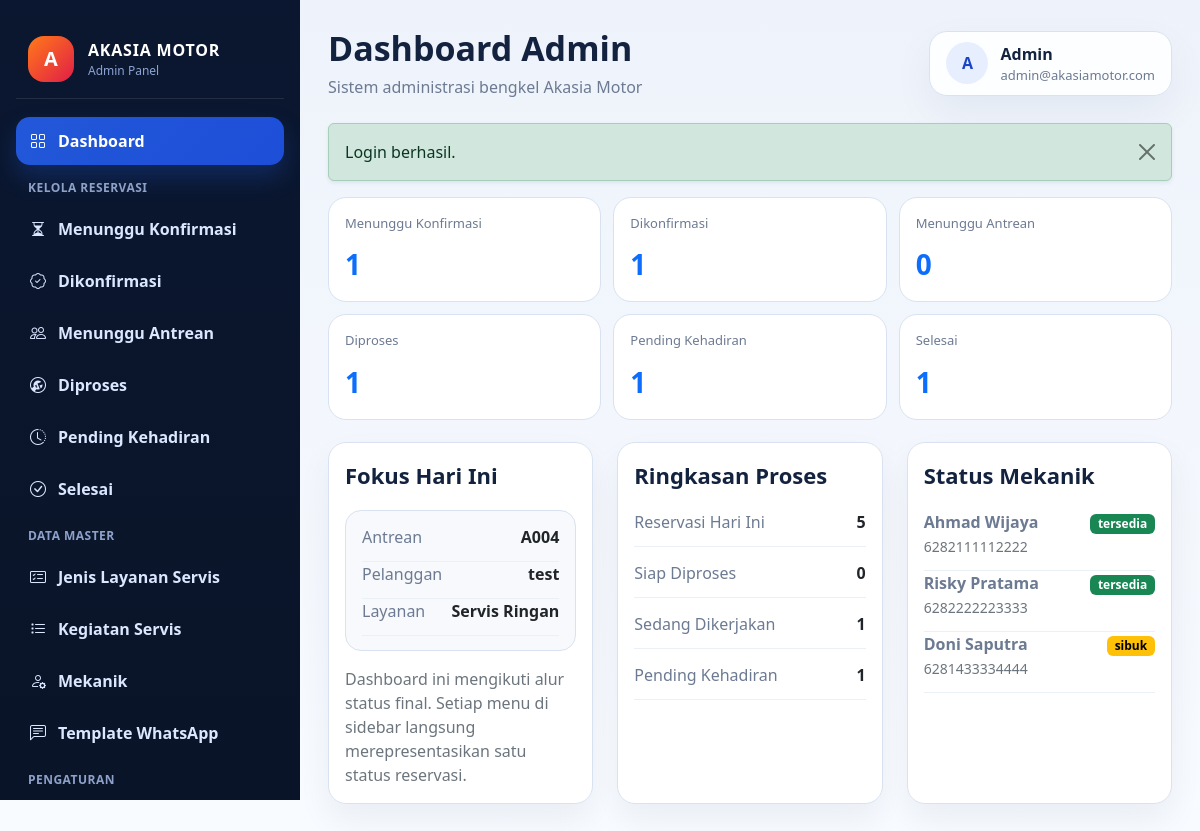
The page /akasia_admin/index.php?page=dashboard (signed in) on the database its author committed.
### tables this page shows
CREATE TABLE `reservasi` (
  `id` int(11) NOT NULL,
  `no_antrian` varchar(10) NOT NULL,
  `user_id` int(11) NOT NULL,
  `mekanik_id` int(11) DEFAULT NULL,
  `jenis_layanan_id` int(11) NOT NULL,
  `jenis_reservasi` enum('Online','Walk-in') DEFAULT 'Online',
  `no_plat` varchar(20) NOT NULL,
  `jenis_kendaraan` varchar(50) DEFAULT NULL,
  `tipe_model` varchar(50) DEFAULT NULL,
  `tahun` year(4) DEFAULT NULL,
  `warna` varchar(30) DEFAULT NULL,
  `keluhan` text DEFAULT NULL,
  `kehadiran` enum('Belum Hadir','Hadir') DEFAULT 'Belum Hadir',
  `status` enum('menunggu_konfirmasi','dikonfirmasi','menunggu_antrean','diproses','pending','selesai','dibatalkan') NOT NULL DEFAULT 'menunggu_konfirmasi',
  `catatan_mekanik` text DEFAULT NULL,
  `hasil_servis` text DEFAULT NULL,
  `biaya_jasa` decimal(12,2) NOT NULL DEFAULT 0.00,
  `total_biaya` decimal(12,2) NOT NULL DEFAULT 0.00,
  `catatan_tambahan` text DEFAULT NULL,
  `tanggal_servis` date DEFAULT NULL,
  `waktu_konfirmasi` datetime DEFAULT NULL,
  `waktu_hadir` datetime DEFAULT NULL,
  `waktu_pending` datetime DEFAULT NULL,
  `waktu_mulai_servis` datetime DEFAULT NULL,
  `waktu_selesai` datetime DEFAULT NULL,
  `created_at` timestamp NOT NULL DEFAULT current_timestamp(),
  `updated_at` timestamp NOT NULL DEFAULT current_timestamp() ON UPDATE current_timestamp()
);

CREATE TABLE `users` (
  `id` int(11) NOT NULL,
  `nama` varchar(100) NOT NULL,
  `email` varchar(100) NOT NULL,
  `password` varchar(255) NOT NULL,
  `no_whatsapp` varchar(20) DEFAULT NULL,
  `alamat` text DEFAULT NULL,
  `role` enum('admin','pelanggan') DEFAULT 'pelanggan',
  `created_at` timestamp NOT NULL DEFAULT current_timestamp()
);

CREATE TABLE `jenis_layanan` (
  `id` int(11) NOT NULL,
  `nama` varchar(100) NOT NULL,
  `deskripsi` text DEFAULT NULL,
  `harga` int(11) NOT NULL DEFAULT 0
);

CREATE TABLE `mekanik` (
  `id` int(11) NOT NULL,
  `nama` varchar(100) NOT NULL,
  `no_hp` varchar(20) DEFAULT NULL,
  `status` enum('tersedia','sibuk','libur') NOT NULL DEFAULT 'tersedia',
  `foto` varchar(255) DEFAULT NULL,
  `created_at` timestamp NOT NULL DEFAULT current_timestamp()
);

### akasia_admin/index.php (called while the page is built, shortened)
<?php
require __DIR__ . '/includes/functions.php';
$page = $_GET['page'] ?? 'dashboard';
$pageFile = __DIR__ . '/pages/' . $page . '.php';
require __DIR__ . '/layout/header.php';
require __DIR__ . '/layout/sidebar.php';
require $pageFile;
require __DIR__ . '/layout/footer.php';

### akasia_admin/includes/functions.php (called while the page is built, shortened)
<?php
function getReservasiStages(): array
{
    return [
        'menunggu_konfirmasi' => ['label' => 'Menunggu Konfirmasi', 'icon' => 'bi-hourglass-split', 'badge' => 'warning'],
        'dikonfirmasi' => ['label' => 'Dikonfirmasi', 'icon' => 'bi-patch-check', 'badge' => 'primary'],
        'menunggu_antrean' => ['label' => 'Menunggu Antrean', 'icon' => 'bi-people', 'badge' => 'info'],
        'diproses' => ['label' => 'Diproses', 'icon' => 'bi-wrench-adjustable-circle', 'badge' => 'warning'],
        'pending' => ['label' => 'Pending Kehadiran', 'icon' => 'bi-clock-history', 'badge' => 'secondary'],
        'selesai' => ['label' => 'Selesai', 'icon' => 'bi-check-circle', 'badge' => 'success'],
    ];
}
function getMekanikBadgeClass(string $status): string
{
    return match ($status) {
        'sibuk' => 'text-bg-warning',
        'libur' => 'text-bg-secondary',
        default => 'text-bg-success',
    };
}
function normalizePhone(?string $phone): string
{
    $phone = trim((string) $phone);
    return preg_replace('/\D+/', '', $phone);
}
function displayPhone(?string $phone): string
{
    $phone = normalizePhone($phone);
    if (str_starts_with($phone, '62')) {
        return $phone;
    }
    return $phone;
}

### akasia_admin/pages/dashboard.php (the view)
<?php
$stages = getReservasiStages();
$counts = [];
foreach (array_keys($stages) as $stageKey) {
    $countStmt = $pdo->prepare("SELECT COUNT(*) AS total FROM reservasi WHERE status = :status");
    $countStmt->execute([':status' => $stageKey]);
    $counts[$stageKey] = (int) ($countStmt->fetch()['total'] ?? 0);
}
$mekanikStmt = $pdo->query("SELECT nama, no_hp, status FROM mekanik ORDER BY FIELD(status, 'tersedia', 'sibuk', 'libur'), nama ASC");
$mekanikList = $mekanikStmt->fetchAll();
$todayStmt = $pdo->query("
    SELECT r.no_antrian, u.nama AS pelanggan, jl.nama AS layanan
    FROM reservasi r
    INNER JOIN users u ON u.id = r.user_id
    INNER JOIN jenis_layanan jl ON jl.id = r.jenis_layanan_id
    WHERE r.tanggal_servis = CURDATE()
    ORDER BY r.no_antrian ASC
    LIMIT 1
");
$highlight = $todayStmt->fetch();
?>
<div class="status-grid">
    <?php foreach ($stages as $stageKey => $meta): ?>
        <?php $targetUrl = 'index.php?page=status_servis&stage=' . urlencode($stageKey); ?>
        <a href="<?= htmlspecialchars($targetUrl) ?>" class="status-card text-decoration-none">
            <div class="status-card-label"><?= htmlspecialchars($meta['label']) ?></div>
            <div class="status-card-value"><?= $counts[$stageKey] ?? 0 ?></div>
        </a>
    <?php endforeach; ?>
</div>
<div class="row g-4">
    <div class="col-12 col-xl-4">
        <div class="card h-100">
            <div class="card-body">
                <div class="section-title">Fokus Hari Ini</div>
                <div class="helper-box">
                    <div class="detail-row"><span>Antrean</span><strong><?= htmlspecialchars($highlight['no_antrian'] ?? '-') ?></strong></div>
                    <div class="detail-row"><span>Pelanggan</span><strong><?= htmlspecialchars($highlight['pelanggan'] ?? 'Belum ada data') ?></strong></div>
                    <div class="detail-row"><span>Layanan</span><strong><?= htmlspecialchars($highlight['layanan'] ?? '-') ?></strong></div>
                </div>
                <div class="mt-3 text-secondary">Dashboard ini mengikuti alur status final. Setiap menu di sidebar langsung merepresentasikan satu status reservasi.</div>
            </div>
        </div>
    </div>
    <div class="col-12 col-xl-4">
        <div class="card h-100">
            <div class="card-body">
                <div class="section-title">Ringkasan Proses</div>
                <div class="detail-list">
                    <div class="detail-row"><span>Reservasi Hari Ini</span><strong><?= array_sum($counts) ?></strong></div>
                    <div class="detail-row"><span>Siap Diproses</span><strong><?= $counts['menunggu_antrean'] ?? 0 ?></strong></div>
                    <div class="detail-row"><span>Sedang Dikerjakan</span><strong><?= $counts['diproses'] ?? 0 ?></strong></div>
                    <div class="detail-row"><span>Pending Kehadiran</span><strong><?= $counts['pending'] ?? 0 ?></strong></div>
                </div>
            </div>
        </div>
    </div>
    <div class="col-12 col-xl-4">
        <div class="card h-100">
            <div class="card-body">
                <div class="section-title">Status Mekanik</div>
                <?php foreach ($mekanikList as $mekanik): ?>
                    <div class="detail-row">
                        <span>
                            <strong class="d-block text-start"><?= htmlspecialchars($mekanik['nama']) ?></strong>
                            <small class="text-secondary"><?= htmlspecialchars(displayPhone($mekanik['no_hp'])) ?></small>
                        </span>
                        <strong><span class="badge <?= getMekanikBadgeClass($mekanik['status']) ?>"><?= htmlspecialchars($mekanik['status']) ?></span></strong>
                    </div>
                <?php endforeach; ?>
            </div>
        </div>
    </div>
</div>

### akasia_admin/assets/css/style.css (style rules this page uses)
:root { --sidebar-bg: #0b1730; --sidebar-soft: #11244a; --sidebar-active: #2258d8; --sidebar-text: #dbe7ff; --body-bg: #f4f7fb; --surface: #ffffff; --border: #d9e2f1; --title: #13233f; --muted: #6c7a92; --success-soft: #e9fbf0; --warning-soft: #fff5de; --danger-soft: #fff0ef; }
* { box-sizing: border-box; }
body { margin: 0; font-family: "Segoe UI", Tahoma, Geneva, Verdana, sans-serif; background: linear-gradient(180deg, #eef3fb 0%, #f8fbff 100%); color: var(--title); overflow-x: hidden; }
.card, .topbar-user, .form-control, .form-select, .btn, .modal-content { border-radius: 18px; }
.card { border: 1px solid var(--border) !important; box-shadow: 0 16px 34px rgba(16, 37, 74, 0.06) !important; }
.section-title { font-size: 22px; font-weight: 800; color: var(--title); margin-bottom: 18px; }
.status-grid { display: grid; grid-template-columns: repeat(6, minmax(0, 1fr)); gap: 12px; margin-bottom: 22px; }
.status-card { padding: 16px; border: 1px solid var(--border); border-radius: 18px; background: #fff; }
.status-card-label { color: var(--muted); font-size: 13px; margin-bottom: 10px; }
.status-card-value { font-size: 28px; font-weight: 800; }
.detail-list { display: flex; flex-direction: column; gap: 14px; }
.detail-row { display: flex; justify-content: space-between; gap: 18px; padding-bottom: 12px; border-bottom: 1px solid #ebf0f7; }
.detail-row span { color: var(--muted); }
.detail-row strong { text-align: right; overflow-wrap: anywhere; }
.helper-box { background: #f7f9fc; border: 1px solid var(--border); border-radius: 16px; padding: 14px 16px; }
@media (max-width: 1200px) { .status-grid { grid-template-columns: repeat(3, minmax(0, 1fr)); } }

### rows shown on the page
reservasi: no_antrian "A004", user.nama "test", jenis_layanan.nama "Servis Ringan"
mekanik: nama "Ahmad Wijaya", no_hp "6282111112222", status "tersedia"
mekanik: nama "Risky Pratama", no_hp "6282222223333", status "tersedia"
mekanik: nama "Doni Saputra", no_hp "6281433334444", status "sibuk"

### other values the page prints
$pageTitle "Dashboard Admin"
substr($adminUser['nama'] ?? 'A', 0, 1) "A"
$adminUser['nama'] "Admin"
$adminUser['email'] "admin@akasiamotor.com"
$flash['message'] "Login berhasil."
$meta['label'] "Menunggu Konfirmasi"
$counts[$stageKey] "1"
$meta['label'] "Dikonfirmasi"
$meta['label'] "Menunggu Antrean"
$counts[$stageKey] "0"
$meta['label'] "Diproses"
$meta['label'] "Pending Kehadiran"
$meta['label'] "Selesai"
array_sum($counts) "5"
$counts['menunggu_antrean'] "0"
